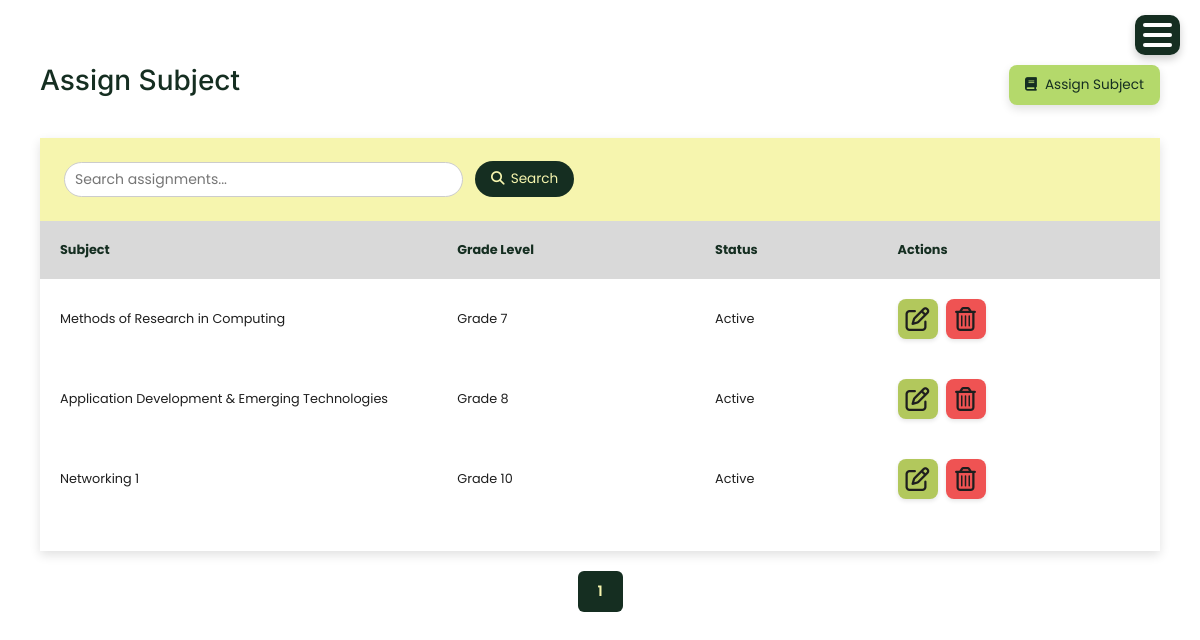
Before: /assign_subject/ with the older database file.
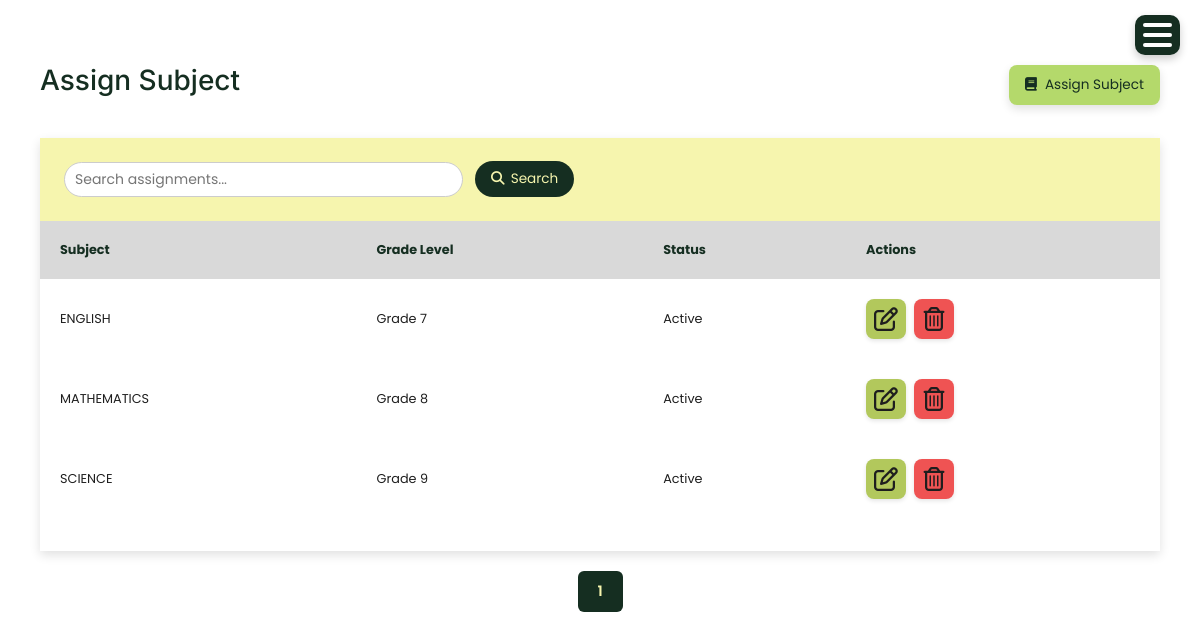
After: the same page with the newer database file.
### account/models.py (models this page shows, shortened)
class AssignedSubject(models.Model):
    grade_level = models.CharField(max_length=10, choices=[
        ('Grade 7','Grade 7'),
        ('Grade 8','Grade 8'),
        ('Grade 9','Grade 9'),
        ('Grade 10','Grade 10')
    ])
    subject = models.ForeignKey(Subject, on_delete=models.CASCADE)
    status = models.CharField(max_length=10, choices=[('Active','Active'),('Inactive','Inactive')])

class Subject(models.Model):
    code = models.CharField(max_length=20, default='DEFAULT_CODE')
    name = models.CharField(max_length=100)
    department = models.CharField(max_length=100)
    grade_level = models.CharField(max_length=10, choices=[
        ('Grade 7', 'Grade 7'),
        ('Grade 8', 'Grade 8'),
        ('Grade 9', 'Grade 9'),
        ('Grade 10', 'Grade 10')
    ], blank=True, null=True)
    status = models.CharField(max_length=10, choices=[('Active','Active'),('Inactive','Inactive')])

### account/views.py (the view)
# urls.py: path('assign_subject/', views.assign_subject, name='assign_subject'),
def assign_subject(request):
    assigned_subjects = AssignedSubject.objects.all()
    page = request.GET.get('page', 1)
    per_page = 15  # Increased to reduce pagination when not needed
    paginator = Paginator(assigned_subjects, per_page)
    try:
        page_obj = paginator.page(page)
    except:
        page_obj = paginator.page(1)
    context = {
        'page_obj': page_obj
    }
    return render(request, 'assign_subject.html', context)

### templates/assign_subject.html (shortened to what this page needs)
{% extends 'base.html' %}
{% load static %}
{% block content %}
<div class="container mt-4">
    <div class="user-folder-card">
        <div class="user-heading">
            <h2>Assign Subject</h2>
            <button type="button" class="user-add-btn" data-bs-toggle="modal" data-bs-target="#assignSubjectModal">
                <i class="fas fa-book"></i> Assign Subject
            </button>
        </div>
        <div class="user-data-table">
            <form method="get" class="tab-search">
                <input type="text" name="search" placeholder="Search assignments..." value="{{ search }}">
                <button type="submit" class="search-btn">
                    <i class="fas fa-search"></i> Search
                </button>
            </form>
            <div class="user-table-wrapper">
                <table class="user-table">
                    <thead>
                        <tr>
                            <th>Subject</th>
                            <th>Grade Level</th>
                            <th>Status</th>
                            <th>Actions</th>
                        </tr>
                    </thead>
                    <tbody>
                        {% for item in page_obj %}
                            <tr>
                                <td>{{ item.subject.name }}</td>
                                <td>{{ item.grade_level }}</td>
                                <td>{{ item.status }}</td>
                                <td class="actions-cell">
                                    <div class="action-buttons">
                                        <button type="button" class="btn-icon btn-icon-edit"
                                                data-bs-toggle="modal"
                                                data-bs-target="#editAssignSubjectModal{{ item.id }}"
                                                title="Edit">
                                            <i class="fa-regular fa-pen-to-square"></i>
                                        </button>
                                        <a href="{% url 'delete_assigned_subject' item.id %}"
                                           class="btn-icon btn-icon-delete"
                                           title="Delete"
                                           onclick="return confirm('Are you sure?')">
                                            <i class="fa-regular fa-trash-can"></i>
                                        </a>
                                    </div>
                                </td>
                            </tr>
                        {% empty %}
                            <tr>
                                <td colspan="4" class="text-center">No subjects assigned yet.</td>
                            </tr>
                        {% endfor %}
                    </tbody>
                </table>
            </div>
        </div>
    </div>
</div>
{% if page_obj %}
<nav aria-label="Page navigation">
    <ul class="pagination justify-content-center mt-3">
        {% for num in page_obj.paginator.page_range %}
            {% if page_obj.number == num %}
                <li class="page-item active"><span class="page-link">{{ num }}</span></li>
            {% elif num > page_obj.number|add:'-3' and num < page_obj.number|add:'3' %}
                <li class="page-item">
                    <a class="page-link" href="?page={{ num }}{% if search %}&search={{ search }}{% endif %}">{{ num }}</a>
                </li>
            {% endif %}
        {% endfor %}
    </ul>
</nav>
{% endif %}
{% endblock %}

### templates/base.html (shortened to what this page needs)
{% load static %}
<html lang="en">
<head>
    <link rel="stylesheet" href="{% static 'css/bootstrap.min.css' %}">
    <link rel="stylesheet" href="https://cdnjs.cloudflare.com/ajax/libs/font-awesome/6.5.0/css/all.min.css">
    <link rel="stylesheet" href="{% static 'css/sidebar.css' %}">
    <link rel="stylesheet" href="{% static 'css/modal_common.css' %}">
</head>
<body>
<main>
    {% block content %}{% endblock %}
</main>
</body>
</html>

### templates/sidebar.html (shortened to what this page needs)
{% load static %}

### static/css/sidebar.css (style rules this page uses)
:root { --sidebar-bg: #152E21; --sidebar-text: #9CA576; --content-bg: #FFFFFF; --line-clr: #616161; --hover-clr: #3f6a469d ; --accent-clr: #d9bae7; --secondary-text-clr: #1D1D1D; }
* { margin: 0; padding: 0; font-family: Poppins, sans-serif; }
html { font-family: Poppins, Inter, Segoe UI, sans-serif; line-height: 1.5rem; }
body { min-height: 100vh; min-height: 100dvh; background: var(--content-bg); color: var(--sidebar-text); display: grid; grid-template-columns: auto 1fr; }
main { padding: min(40px, 7%); }
.container { border-radius: 1em; margin-bottom: 20px; color: #1D1D1D; }
h2 { font-family: Inter, sans-serif; }
@media (max-width: 1200px) { body { grid-template-columns: 1fr; } }
@media (max-width: 1200px) { .container { border: none; padding: 0; } }

### static/css/modal_common.css (style rules this page uses)
.user-table { width: 100%; border-collapse: collapse; border-spacing: 0; margin: 2rem 0 !important; margin-top: 0 !important; }
.user-table thead { background: #D9D9D9; color: #152E21; font-weight: bold; }
.user-table thead th { padding: 20px; font-size: 0.8rem; text-align: left; }
.user-table tbody td { padding: 20px; font-size: 0.8rem; background-color: #FFFFFF; max-width: 180px; word-wrap: break-word; white-space: normal; color: #1E1E1E; }
.user-table tbody tr:nth-child(even) { background: #fbfbfb; }
.user-table tbody td.actions-cell { white-space: nowrap; max-width: none; }
.action-buttons { display:flex; gap:8px; justify-content:flex-start; }
.global-button-style, button:not(.dropdown-btn, #hamburger-btn, .dropdown-open, .search-btn), .btn:not(.dropdown-btn, #hamburger-btn), .btn-action:not(.dropdown-btn, #hamburger-btn), .modal-save:not(.dropdown-btn, #hamburger-btn), .modal-cancel:not(.dropdown-btn, #hamburger-btn), .view-all-btn:not(.dropdown-btn, #hamburger-btn), .timeline-btn:not(.dropdown-btn, #hamburger-btn), .btn-action-predict:not(.dropdown-btn, #hamburger-btn), .btn-action-edit:not(.dropdown-btn, #hamburger-btn), .btn-action-delete:not(.dropdown-btn, #hamburger-btn), .btn-icon:not(.dropdown-btn, #hamburger-btn), .btn-icon-delete:not(.dropdown-btn, #hamburger-btn) { border-radius: 8px; transition: transform 0.14s ease, filter 0.14s ease, box-shadow 0.14s ease; display: inline-flex; align-items: center; justify-content: center; gap: 8px; }
.btn-icon-delete { background-color: #EF5353; color: #1E1E1E !important; }
body { overflow-x: hidden; }
.user-table-wrapper { max-width: 100%; overflow-x: auto; -webkit-overflow-scrolling: touch; }
@media (max-width: 1200px) { .user-table thead th, .user-table tbody td { padding: 12px; } }

Changed rows visible on the page:
removed AssignedSubject: subject.name "Methods of Research in Computing", grade_level "Grade 7", status "Active"
removed AssignedSubject: subject.name "Application Development & Emerging Technologies", grade_level "Grade 8", status "Active"
changed AssignedSubject: subject.name "Networking 1" → "ENGLISH"; grade_level "Grade 10" → "Grade 7"
added AssignedSubject: subject.name "MATHEMATICS", grade_level "Grade 8", status "Active"
added AssignedSubject: subject.name "SCIENCE", grade_level "Grade 9", status "Active"
